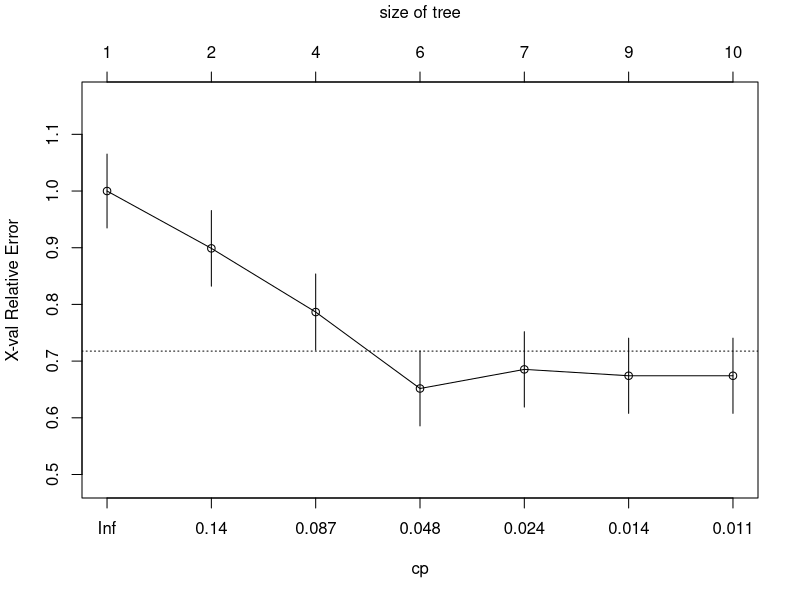
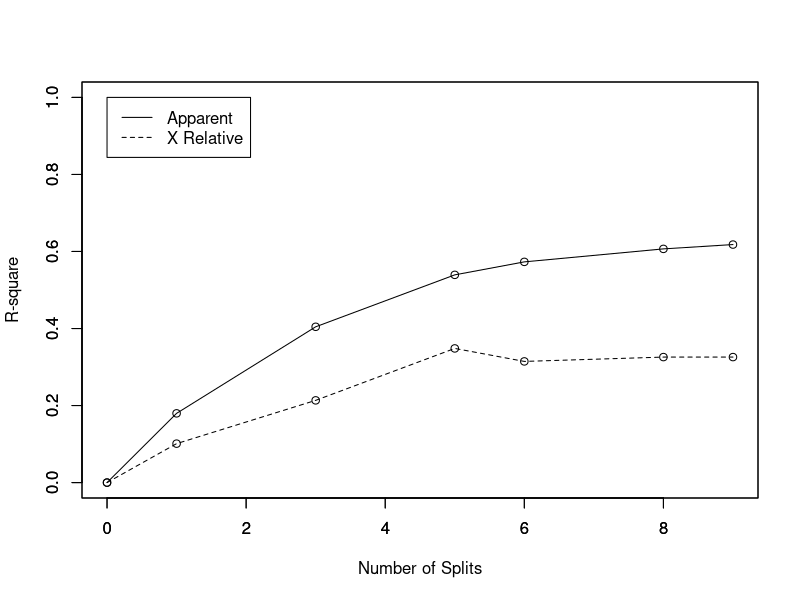
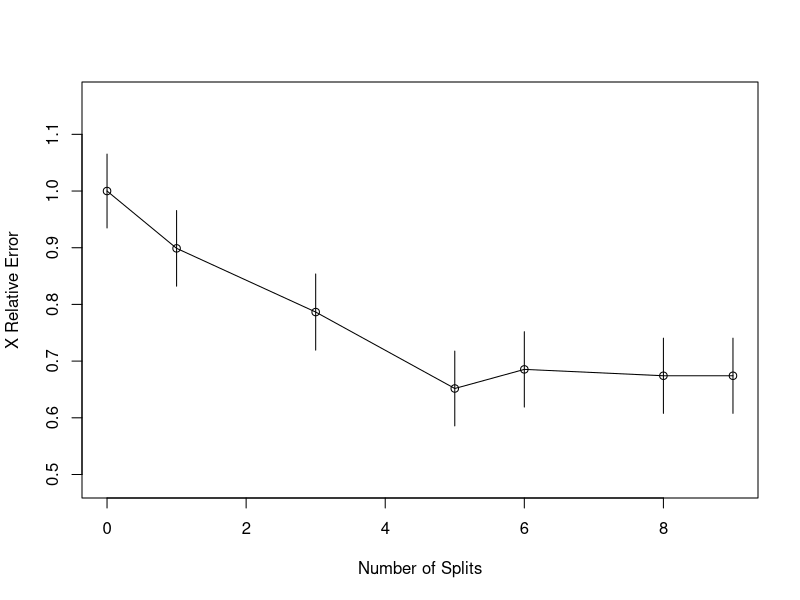
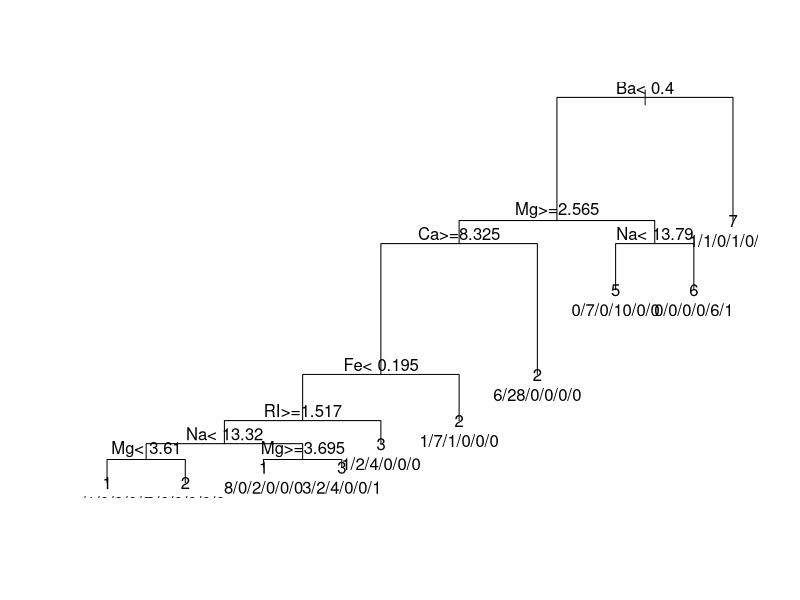
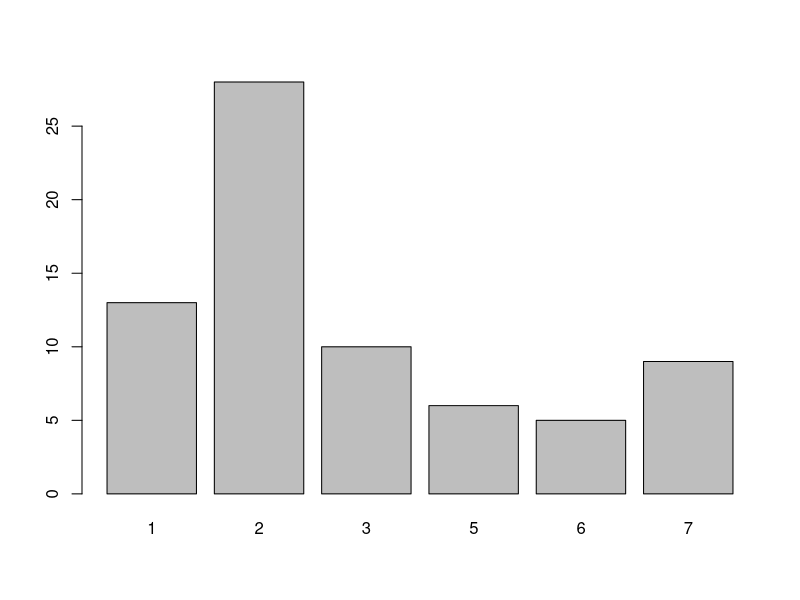

Here is the R script that generated these plots, in order:
library(e1071)
library(rpart)
library(mlbench)
data(Glass, package="mlbench")
index <- 1:nrow(Glass)
testindex <- sample(index, trunc(length(index)/3))
testset <- Glass[testindex,]
trainset <- Glass[-testindex,]
rpart.model <- rpart(Type ~ ., data = trainset)
rpart.pred <- predict(rpart.model, testset[,-10], type = "class")
printcp(rpart.model)
plotcp(rpart.model)

rsq.rpart(rpart.model)
print(rpart.model)

plot(rpart.model,compress=TRUE)
text(rpart.model, use.n=TRUE)
plot(rpart.pred)

# Read through & understood the code

